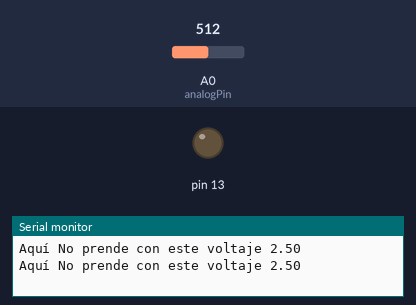
The sketch below on a simulated Arduino Uno, built with avr-gcc and run on an emulated ATmega328P. Shown: output pins drawn as LEDs (lit = HIGH), the last lines printed to the serial monitor. The test bench sets the inputs (shaded band); at power-on: A0 (analogPin) = 512.

Above: at 1.8 s.
1.9 s: A0 (analogPin) set to 601
4.2 s: A0 (analogPin) set to 622
At 6.6 s:
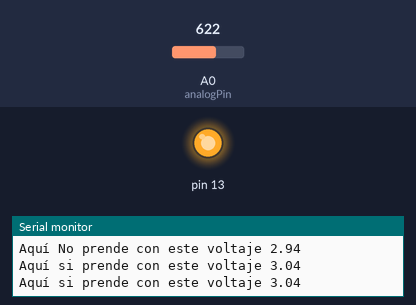
7.5 s: A0 (analogPin) set to 603
At 8.3 s:
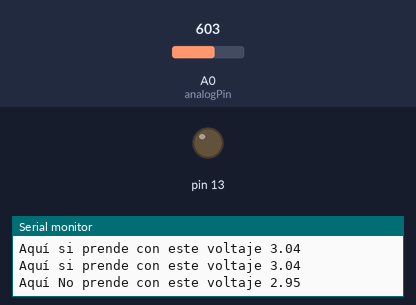
9.5 s: A0 (analogPin) set to 623
At 11.8 s:
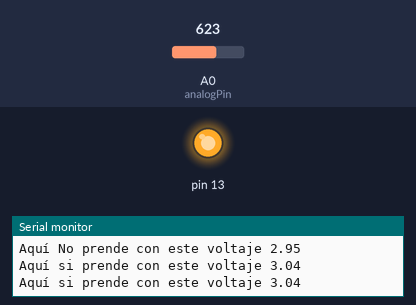
Timing chart, 0 to 13.3 s (numbered marks = the images above; inputs shaded):
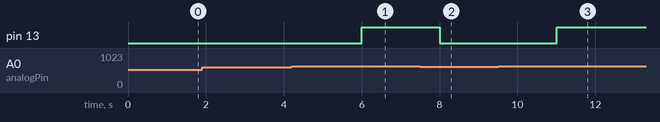

The sketch:

ADC3V.ino
```cpp
int analogPin = A0; // potentiometer wiper (middle terminal) connected to analog pin 3
// outside leads to ground and +5V
int val = 0; // variable to store the value read
void setup() {
	Serial.begin(9600); // setup serial
	pinMode(13, OUTPUT);
}

void loop() {
	val = analogRead(analogPin); // read the input pin
	float volt;
	volt=(val*5.0)/1023.0;
	if(val>= 613){
		Serial.print ("Aquí si prende con este voltaje ");
		Serial.println(volt); // debug value
		delay(1000);
		digitalWrite(13, HIGH);
	}
	else{
		digitalWrite(13, LOW);
		Serial.print ("Aquí No prende con este voltaje ");
		Serial.println(volt); // debug value
		delay(1000);
	}
}
```

Measured:
- the behaviour switches between 612 and 613 on A0 (analogPin) (found by bisection; images 0 and 1)
- after the input at 4.2 s, pin 13: LOW → HIGH after 1.8 s
- after the input at 7.5 s, pin 13: HIGH → LOW after 0.51 s
- after the input at 9.5 s, pin 13: LOW → HIGH after 1.5 s
